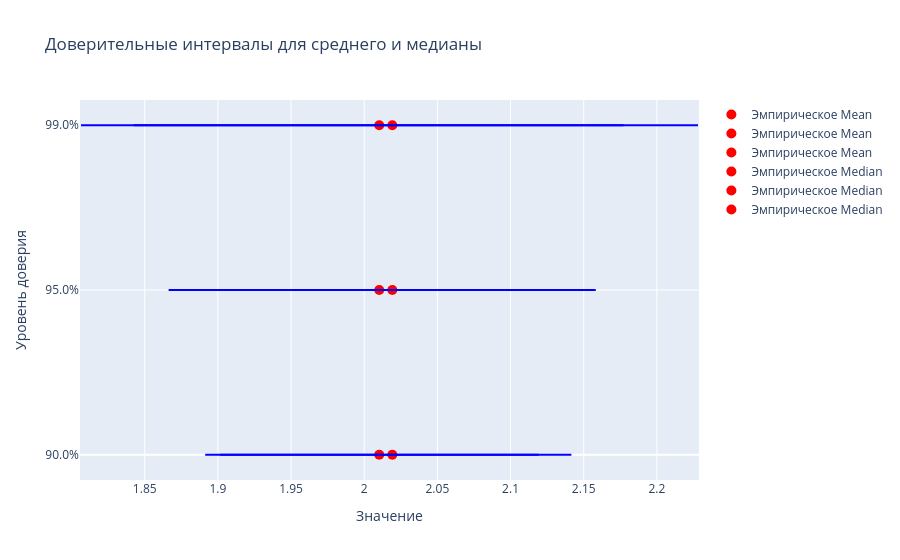

Notebook code for this chart:
### Markdown cell above
Точность оценки: Чем уже ДИ, тем точнее оценка.

Надёжность вывода: Если ДИ не включает нуль (для разницы средних), эффект статистически значим.

### Code cell
alphas = [0.1, 0.05, 0.01]
confidence_intervals = {}

for stat in bootstrap_stats:
    lower = np.percentile(bootstrap_stats[stat], [100 * a/2 for a in alphas])
    upper = np.percentile(bootstrap_stats[stat], [100 * (1 - a / 2) for a in alphas])
    confidence_intervals[stat] = list(zip(lower, upper))
    
# среденее и медиана
fig = go.Figure()

for i, stat in enumerate(["Mean", "Median"]):
    intervals = confidence_intervals[stat]
    for j, (a, (low, high)) in enumerate(zip(alphas, intervals)):
        fig.add_shape(
            type="line",
            x0=low, x1=high, y0=j, y1=j,
            line=dict(color="blue", width=2),
            xref="x", yref="y",
            name=f"{100 * (1 - a)}% ДИ"
        )
        fig.add_scatter(
            x=[empirical[stat]], y=[j],
            mode="markers",
            marker=dict(color="red", size=10),
            name=f"Эмпирическое {stat}"
        )

fig.update_layout(
    title="Доверительные интервалы для среднего и медианы",
    xaxis_title="Значение",
    yaxis_title="Уровень доверия",
    yaxis=dict(
        tickvals=list(range(len(alphas))),
        ticktext=[f"{100 * (1 - a)}%" for a in alphas]
    )
)
fig.show()

### Figure 1 — Plotly figure (JSON) as saved in the notebook; plotly's stock layout.template omitted (floating-point values rounded to 4 significant figures)
{"data": [{"marker": {"color": "red", "size": 10}, "mode": "markers", "name": "Эмпирическое Mean", "type": "scatter", "x": [2.01], "y": [0]}, {"marker": {"color": "red", "size": 10}, "mode": "markers", "name": "Эмпирическое Mean", "type": "scatter", "x": [2.01], "y": [1]}, {"marker": {"color": "red", "size": 10}, "mode": "markers", "name": "Эмпирическое Mean", "type": "scatter", "x": [2.01], "y": [2]}, {"marker": {"color": "red", "size": 10}, "mode": "markers", "name": "Эмпирическое Median", "type": "scatter", "x": [2.019], "y": [0]}, {"marker": {"color": "red", "size": 10}, "mode": "markers", "name": "Эмпирическое Median", "type": "scatter", "x": [2.019], "y": [1]}, {"marker": {"color": "red", "size": 10}, "mode": "markers", "name": "Эмпирическое Median", "type": "scatter", "x": [2.019], "y": [2]}], "layout": {"shapes": [{"line": {"color": "blue", "width": 2}, "name": "90.0% ДИ", "type": "line", "x0": 1.902, "x1": 2.119, "xref": "x", "y0": 0, "y1": 0, "yref": "y"}, {"line": {"color": "blue", "width": 2}, "name": "95.0% ДИ", "type": "line", "x0": 1.878, "x1": 2.142, "xref": "x", "y0": 1, "y1": 1, "yref": "y"}, {"line": {"color": "blue", "width": 2}, "name": "99.0% ДИ", "type": "line", "x0": 1.842, "x1": 2.177, "xref": "x", "y0": 2, "y1": 2, "yref": "y"}, {"line": {"color": "blue", "width": 2}, "name": "90.0% ДИ", "type": "line", "x0": 1.891, "x1": 2.142, "xref": "x", "y0": 0, "y1": 0, "yref": "y"}, {"line": {"color": "blue", "width": 2}, "name": "95.0% ДИ", "type": "line", "x0": 1.866, "x1": 2.158, "xref": "x", "y0": 1, "y1": 1, "yref": "y"}, {"line": {"color": "blue", "width": 2}, "name": "99.0% ДИ", "type": "line", "x0": 1.806, "x1": 2.228, "xref": "x", "y0": 2, "y1": 2, "yref": "y"}], "title": {"text": "Доверительные интервалы для среднего и медианы"}, "xaxis": {"title": {"text": "Значение"}}, "yaxis": {"ticktext": ["90.0%", "95.0%", "99.0%"], "tickvals": [0, 1, 2], "title": {"text": "Уровень доверия"}}}}
